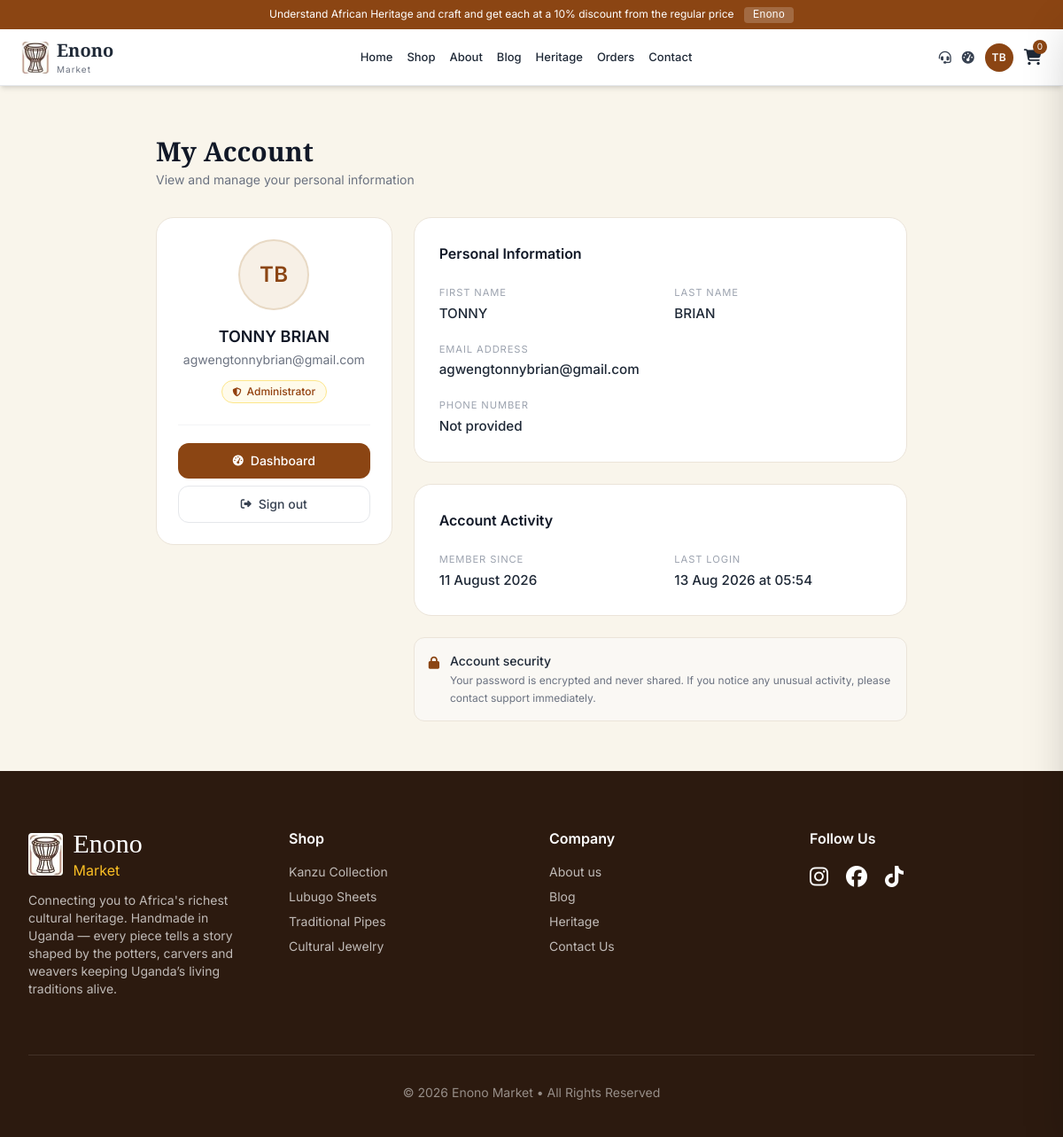
Before: /Public/account.php (signed in) with the older database file.
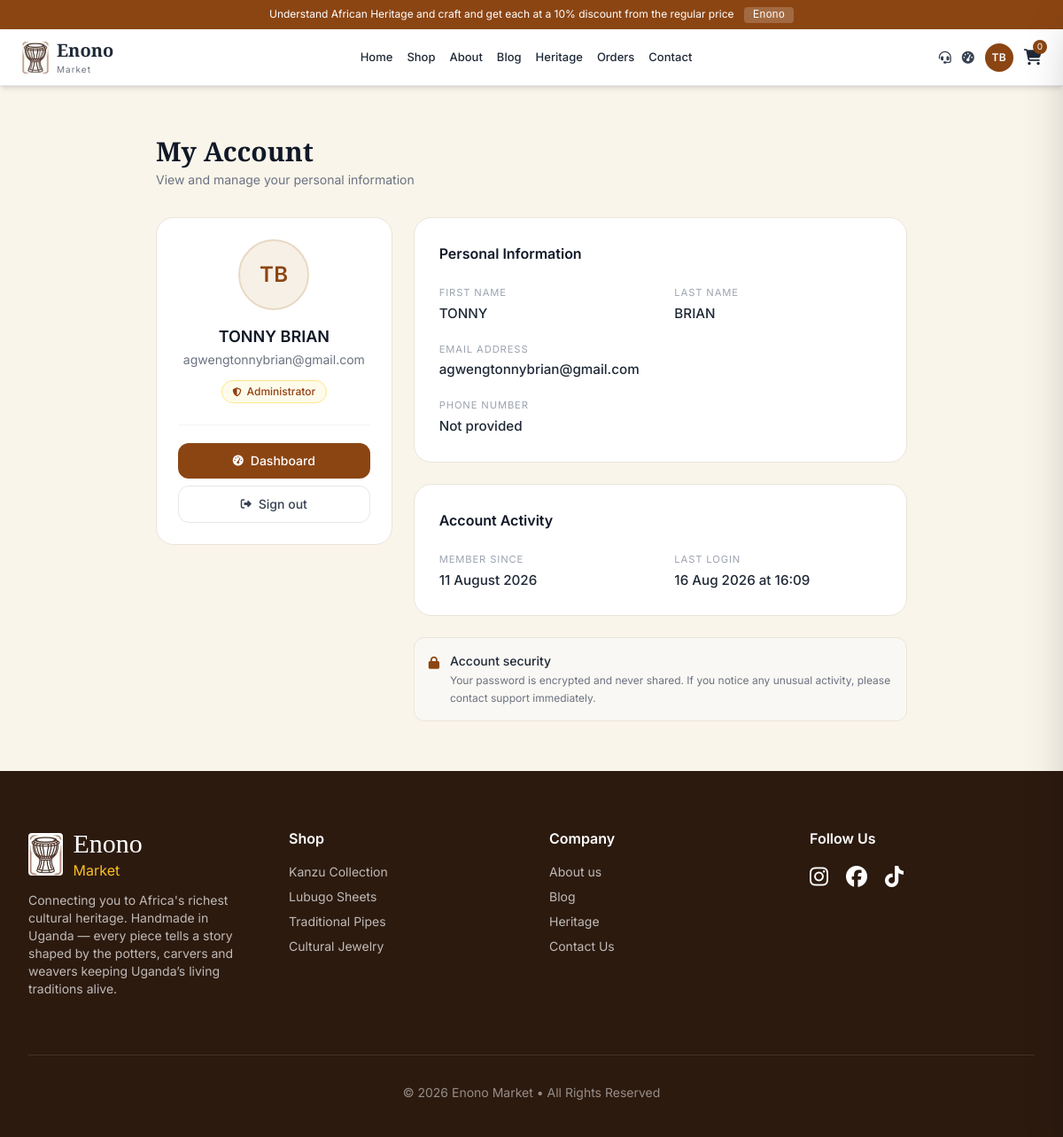
After: the same page with the newer database file.
### tables this page shows
CREATE TABLE `users` (
  `id` bigint(20) NOT NULL,
  `email` varchar(255) NOT NULL,
  `password_hash` varchar(255) NOT NULL,
  `first_name` varchar(100) DEFAULT NULL,
  `last_name` varchar(100) DEFAULT NULL,
  `phone` varchar(30) DEFAULT NULL,
  `role` varchar(20) DEFAULT 'customer',
  `email_verified` tinyint(1) DEFAULT 0,
  `verification_token` varchar(64) DEFAULT NULL,
  `token_expires_at` datetime DEFAULT NULL,
  `is_active` tinyint(1) DEFAULT 1,
  `created_at` timestamp NOT NULL DEFAULT current_timestamp(),
  `updated_at` timestamp NOT NULL DEFAULT current_timestamp() ON UPDATE current_timestamp(),
  `last_login_at` timestamp NULL DEFAULT NULL
);

### Public/account.php (the view, shortened to what the changed rows need)
<?php
require_once '../config/database-connection.php';
$stmt = $pdo->prepare("
    SELECT id, email, first_name, last_name, phone, role, created_at, last_login_at
    FROM users
    WHERE id = ?
");
$stmt->execute([$_SESSION['user_id']]);
$user = $stmt->fetch(PDO::FETCH_ASSOC);
$fullName = trim(($user['first_name'] ?? '') . ' ' . ($user['last_name'] ?? ''));
require_once '../includes/header.php';
?>
<div class="max-w-4xl mx-auto px-4 sm:px-6 py-10 md:py-14">
    <div class="mb-8">
        <h1 class="text-3xl font-semibold heading-font text-gray-900">My Account</h1>
    </div>
    <div class="grid lg:grid-cols-3 gap-6">
        <div class="lg:col-span-1">
            <div class="account-card p-6 text-center">
                <div class="w-20 h-20 mx-auto rounded-full bg-[#f7f0e6] border-2 border-[#e8d9c4] flex items-center justify-center text-[#8B4513] text-2xl font-semibold tracking-wide mb-4">
                    <?= htmlspecialchars($initials) ?>
                </div>
                <h2 class="text-lg font-semibold text-gray-900">
                    <?= htmlspecialchars($fullName ?: 'User') ?>
                </h2>
                <p class="text-sm text-gray-500 mt-0.5"><?= htmlspecialchars($user['email']) ?></p>
                <div class="mt-3">
                    <?php if ($user['role'] === 'admin'): ?>
                        <span class="inline-flex items-center gap-1.5 text-xs font-medium px-3 py-1 rounded-full bg-amber-50 text-amber-800 border border-amber-200">
                        </span>
                    <?php else: ?>
                        <span class="inline-flex items-center gap-1.5 text-xs font-medium px-3 py-1 rounded-full bg-gray-50 text-gray-600 border border-gray-200">
                            Customer
                        </span>
                    <?php endif; ?>
                </div>
                <div class="mt-6 pt-5 border-t border-gray-100 space-y-2">
                    <?php if ($user['role'] === 'admin'): ?>
                        <a href="../Dashboard/home.php"
                           class="flex items-center justify-center gap-2 w-full bg-[#8B4513] hover:bg-[#6B3410] text-white text-sm font-medium py-2.5 rounded-xl transition">
                        </a>
                    <?php endif; ?>
                    <a href="logout.php"
                       class="flex items-center justify-center gap-2 w-full border border-gray-200 hover:bg-gray-50 text-gray-700 text-sm font-medium py-2.5 rounded-xl transition">
                    </a>
                </div>
            </div>
        </div>
        <div class="lg:col-span-2 space-y-6">
            <div class="account-card p-6 sm:p-7">
                <div class="grid sm:grid-cols-2 gap-x-8 gap-y-5">
                    <div>
                        <p class="info-label">First name</p>
                        <p class="info-value"><?= htmlspecialchars($user['first_name'] ?: '—') ?></p>
                    </div>
                    <div>
                        <p class="info-label">Last name</p>
                        <p class="info-value"><?= htmlspecialchars($user['last_name'] ?: '—') ?></p>
                    </div>
                    <div class="sm:col-span-2">
                        <p class="info-label">Email address</p>
                        <p class="info-value"><?= htmlspecialchars($user['email']) ?></p>
                    </div>
                    <div class="sm:col-span-2">
                        <p class="info-label">Phone number</p>
                        <p class="info-value"><?= htmlspecialchars($user['phone'] ?: 'Not provided') ?></p>
                    </div>
                </div>
            </div>
            <div class="account-card p-6 sm:p-7">
                <div class="grid sm:grid-cols-2 gap-x-8 gap-y-5">
                    <div>
                        <p class="info-label">Member since</p>
                        <p class="info-value">
                            <?= $user['created_at'] ? date('d F Y', strtotime($user['created_at'])) : '—' ?>
                        </p>
                    </div>
                    <div>
                        <p class="info-label">Last login</p>
                        <p class="info-value">
                            <?= $user['last_login_at']
                                ? date('d M Y \a\t H:i', strtotime($user['last_login_at']))
                                : '—' ?>
                        </p>
                    </div>
                </div>
            </div>
        </div>
    </div>
</div>
<?php require_once '../includes/footer.php'; ?>

Changed rows visible on the page:
changed users "TONNY BRIAN": last_login_at "13 Aug 2026 at 05:54" → "16 Aug 2026 at 16:09"
